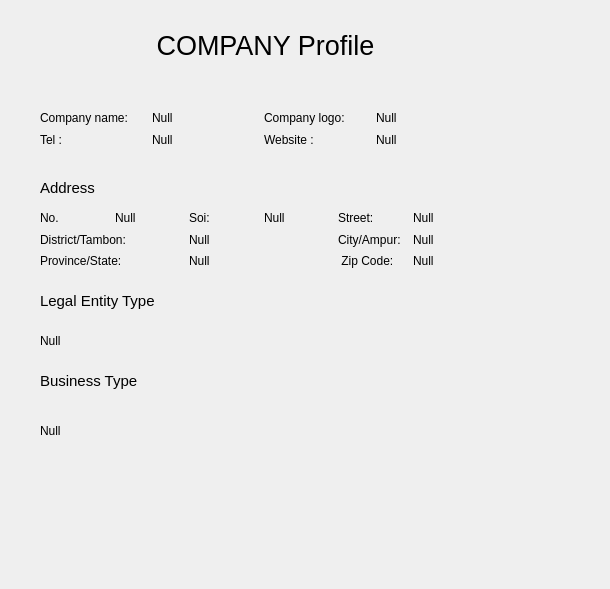
<?xml version="1.0" encoding="UTF-8"?>
<ui version="4.0">
 <class>Form</class>
 <widget class="QWidget" name="Form">
  <property name="geometry">
   <rect>
    <x>0</x>
    <y>0</y>
    <width>610</width>
    <height>589</height>
   </rect>
  </property>
  <property name="windowTitle">
   <string>Form</string>
  </property>
  <widget class="QLabel" name="label">
   <property name="geometry">
    <rect>
     <x>150</x>
     <y>10</y>
     <width>231</width>
     <height>71</height>
    </rect>
   </property>
   <property name="font">
    <font>
     <pointsize>20</pointsize>
    </font>
   </property>
   <property name="text">
    <string>COMPANY Profile</string>
   </property>
   <property name="alignment">
    <set>Qt::AlignCenter</set>
   </property>
  </widget>
  <widget class="QLabel" name="label_12">
   <property name="geometry">
    <rect>
     <x>40</x>
     <y>180</y>
     <width>71</width>
     <height>16</height>
    </rect>
   </property>
   <property name="font">
    <font>
     <pointsize>11</pointsize>
    </font>
   </property>
   <property name="text">
    <string>Address</string>
   </property>
  </widget>
  <widget class="QLabel" name="label_24">
   <property name="geometry">
    <rect>
     <x>40</x>
     <y>290</y>
     <width>161</width>
     <height>21</height>
    </rect>
   </property>
   <property name="font">
    <font>
     <pointsize>11</pointsize>
    </font>
   </property>
   <property name="text">
    <string>Legal Entity Type</string>
   </property>
  </widget>
  <widget class="QLabel" name="label_25">
   <property name="geometry">
    <rect>
     <x>40</x>
     <y>320</y>
     <width>441</width>
     <height>41</height>
    </rect>
   </property>
   <property name="text">
    <string>Null</string>
   </property>
  </widget>
  <widget class="QLabel" name="label_26">
   <property name="geometry">
    <rect>
     <x>40</x>
     <y>370</y>
     <width>161</width>
     <height>21</height>
    </rect>
   </property>
   <property name="font">
    <font>
     <pointsize>11</pointsize>
    </font>
   </property>
   <property name="text">
    <string>Business Type</string>
   </property>
  </widget>
  <widget class="QLabel" name="label_27">
   <property name="geometry">
    <rect>
     <x>40</x>
     <y>410</y>
     <width>441</width>
     <height>41</height>
    </rect>
   </property>
   <property name="text">
    <string>Null</string>
   </property>
  </widget>
  <widget class="QWidget" name="">
   <property name="geometry">
    <rect>
     <x>40</x>
     <y>210</y>
     <width>441</width>
     <height>59</height>
    </rect>
   </property>
   <layout class="QGridLayout" name="gridLayout">
    <item row="0" column="0">
     <layout class="QHBoxLayout" name="horizontalLayout">
      <item>
       <widget class="QLabel" name="label_8">
        <property name="text">
         <string>No.</string>
        </property>
       </widget>
      </item>
      <item>
       <widget class="QLabel" name="label_10">
        <property name="text">
         <string>Null</string>
        </property>
       </widget>
      </item>
     </layout>
    </item>
    <item row="0" column="1">
     <layout class="QHBoxLayout" name="horizontalLayout_2">
      <item>
       <widget class="QLabel" name="label_11">
        <property name="text">
         <string>Soi:</string>
        </property>
       </widget>
      </item>
      <item>
       <widget class="QLabel" name="label_18">
        <property name="text">
         <string>Null</string>
        </property>
       </widget>
      </item>
     </layout>
    </item>
    <item row="0" column="2">
     <layout class="QHBoxLayout" name="horizontalLayout_3">
      <item>
       <widget class="QLabel" name="label_15">
        <property name="text">
         <string>Street:</string>
        </property>
       </widget>
      </item>
      <item>
       <widget class="QLabel" name="label_19">
        <property name="text">
         <string>Null</string>
        </property>
       </widget>
      </item>
     </layout>
    </item>
    <item row="1" column="0" colspan="2">
     <layout class="QHBoxLayout" name="horizontalLayout_4">
      <item>
       <widget class="QLabel" name="label_17">
        <property name="text">
         <string>District/Tambon:</string>
        </property>
       </widget>
      </item>
      <item>
       <widget class="QLabel" name="label_20">
        <property name="text">
         <string>Null</string>
        </property>
       </widget>
      </item>
     </layout>
    </item>
    <item row="1" column="2">
     <layout class="QHBoxLayout" name="horizontalLayout_5">
      <item>
       <widget class="QLabel" name="label_13">
        <property name="text">
         <string>City/Ampur:</string>
        </property>
       </widget>
      </item>
      <item>
       <widget class="QLabel" name="label_21">
        <property name="text">
         <string>Null</string>
        </property>
       </widget>
      </item>
     </layout>
    </item>
    <item row="2" column="0" colspan="2">
     <layout class="QHBoxLayout" name="horizontalLayout_6">
      <item>
       <widget class="QLabel" name="label_14">
        <property name="text">
         <string>Province/State:</string>
        </property>
       </widget>
      </item>
      <item>
       <widget class="QLabel" name="label_22">
        <property name="text">
         <string>Null</string>
        </property>
       </widget>
      </item>
     </layout>
    </item>
    <item row="2" column="2">
     <layout class="QHBoxLayout" name="horizontalLayout_7">
      <item>
       <widget class="QLabel" name="label_16">
        <property name="text">
         <string> Zip Code:</string>
        </property>
       </widget>
      </item>
      <item>
       <widget class="QLabel" name="label_23">
        <property name="text">
         <string>Null</string>
        </property>
       </widget>
      </item>
     </layout>
    </item>
   </layout>
  </widget>
  <widget class="QWidget" name="">
   <property name="geometry">
    <rect>
     <x>40</x>
     <y>110</y>
     <width>441</width>
     <height>38</height>
    </rect>
   </property>
   <layout class="QGridLayout" name="gridLayout_2">
    <item row="0" column="0">
     <layout class="QHBoxLayout" name="horizontalLayout_8">
      <item>
       <widget class="QLabel" name="label_2">
        <property name="text">
         <string>Company name:</string>
        </property>
       </widget>
      </item>
      <item>
       <widget class="QLabel" name="label_5">
        <property name="text">
         <string>Null</string>
        </property>
       </widget>
      </item>
     </layout>
    </item>
    <item row="0" column="1">
     <layout class="QHBoxLayout" name="horizontalLayout_9">
      <item>
       <widget class="QLabel" name="label_comp_logo">
        <property name="text">
         <string>Company logo:</string>
        </property>
       </widget>
      </item>
      <item>
       <widget class="QLabel" name="label_6">
        <property name="text">
         <string>Null</string>
        </property>
       </widget>
      </item>
     </layout>
    </item>
    <item row="1" column="0">
     <layout class="QHBoxLayout" name="horizontalLayout_10">
      <item>
       <widget class="QLabel" name="label_3">
        <property name="text">
         <string>Tel :</string>
        </property>
       </widget>
      </item>
      <item>
       <widget class="QLabel" name="label_7">
        <property name="text">
         <string>Null</string>
        </property>
       </widget>
      </item>
     </layout>
    </item>
    <item row="1" column="1">
     <layout class="QHBoxLayout" name="horizontalLayout_11">
      <item>
       <widget class="QLabel" name="label_4">
        <property name="text">
         <string>Website :</string>
        </property>
       </widget>
      </item>
      <item>
       <widget class="QLabel" name="label_9">
        <property name="text">
         <string>Null</string>
        </property>
       </widget>
      </item>
     </layout>
    </item>
   </layout>
  </widget>
 </widget>
 <resources/>
 <connections/>
</ui>
